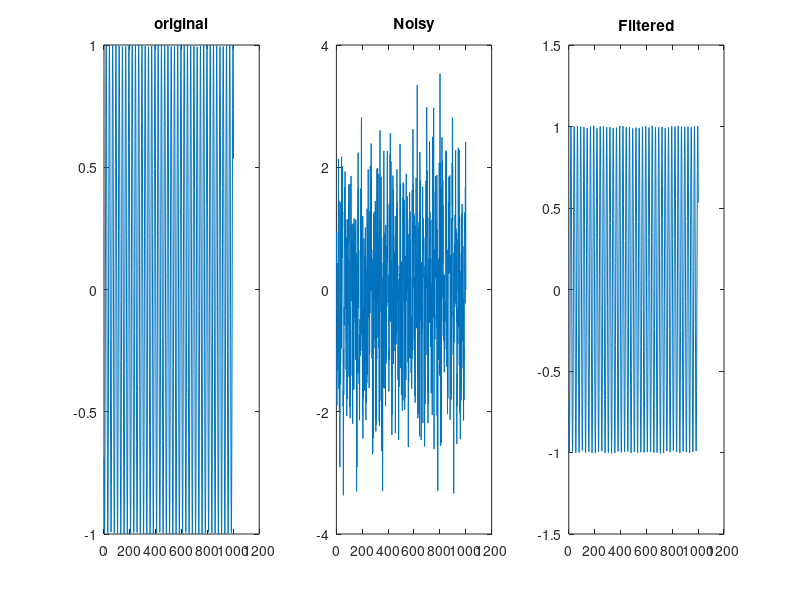

MATLAB code for this plot:
clear
close all
clc

n=0:1000;
phi = rand(1)*2*pi;
s = sin(0.25*n+phi);

w = randn(1,length(n));
v = filter(1,[1,-0.6],w); 
x = s + w;

%find the autocorrelation
v1 = v(1:end-5);
v2 = v(2:end-4);
v3 = v(3:end-3);
v4= v(4:end-2);
v5 = v(5:end-1);
v6 = v(6:end);

V = [v6;v5;v4;v3;v2;v1];
Rvv = V*V'/length(v1);

%find the crosscorrelation
rwv = zeros(6,1);
rwv(1) = sum(v(6:end) .* w(6:end));
rwv(2) = sum(v(5:end-1) .* w(6:end));
rwv(3) = sum(v(4:end-2) .* w(6:end));
rwv(4) = sum(v(3:end-3) .* w(6:end));
rwv(5) = sum(v(2:end-4) .* w(6:end));
rwv(6) = sum(v(1:end-5) .* w(6:end));

% Normalize rsx
rwv = rwv / (length(v) - 1);

% Wiener filter coefficients
hW = Rvv\rwv;
% hW = [    ]

%apply to colored noise to make it white again 
w_hat = filter(hW,1,v);

w_norm = norm(w-w_hat); %to minimize

x_hat = x-w_hat;

subplot(131);plot(s);title('original');
subplot(132);plot(x);title('Noisy');
subplot(133);plot(x_hat);title('Filtered');

disp('w norm');
disp(w_norm);
disp('rms');
rms = mean((s - x_hat)).^2;

disp(rms);